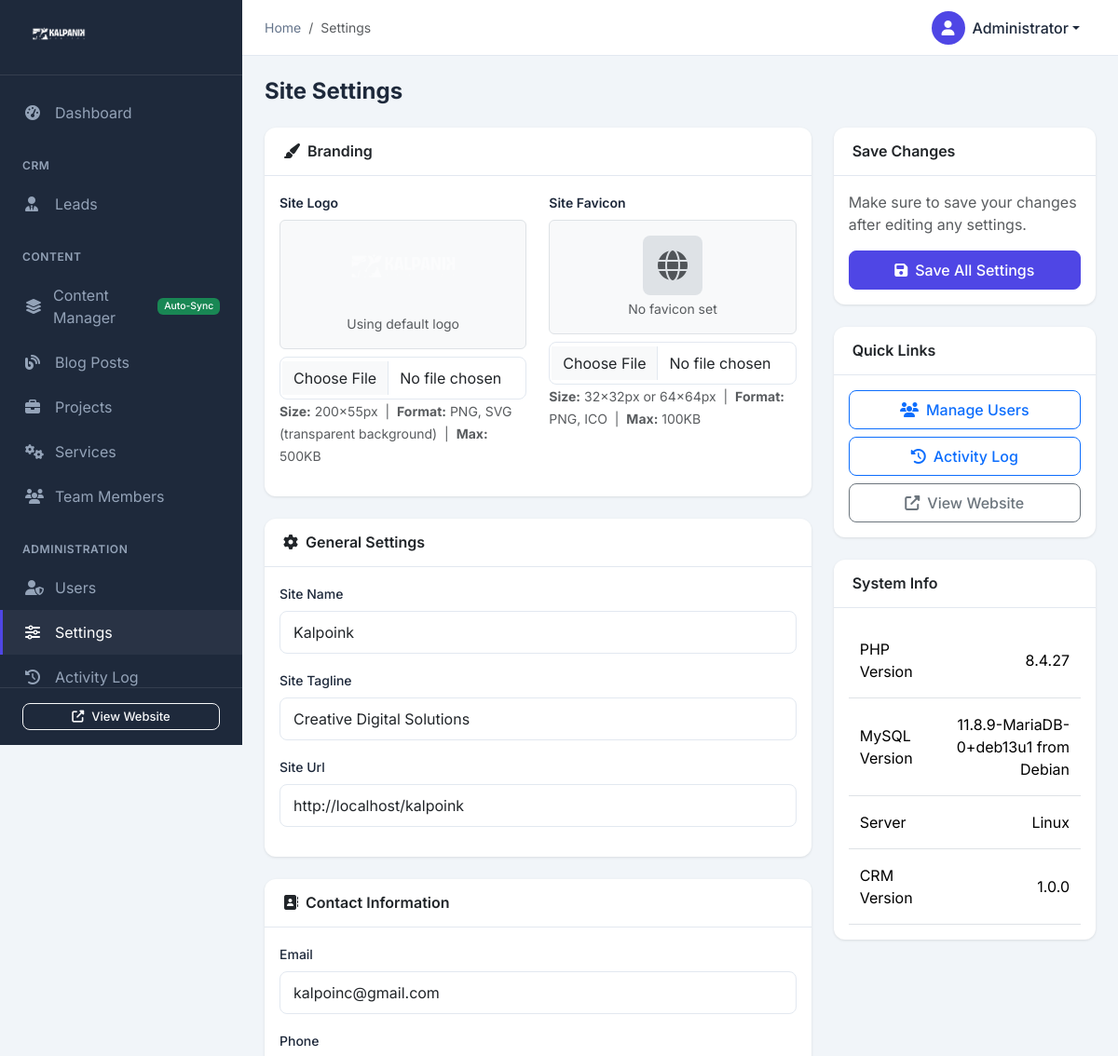
The app's page /admin/settings.php (signed in, upper part), older data.
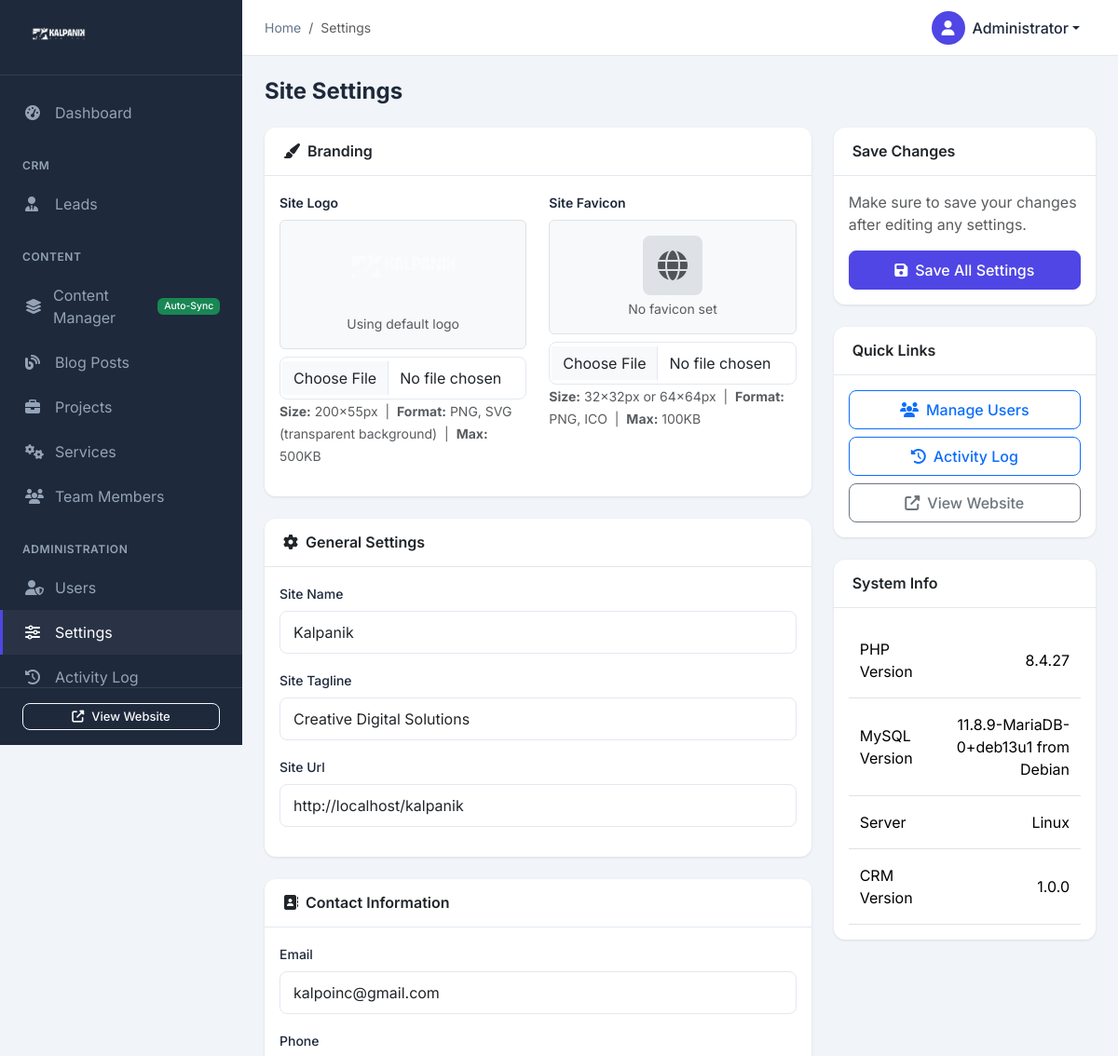
The same page, newer data.
### tables this page shows
CREATE TABLE IF NOT EXISTS users (
    id INT AUTO_INCREMENT PRIMARY KEY,
    username VARCHAR(50) NOT NULL UNIQUE,
    email VARCHAR(100) NOT NULL UNIQUE,
    password VARCHAR(255) NOT NULL,
    full_name VARCHAR(100) NOT NULL,
    role ENUM('admin', 'editor', 'viewer') DEFAULT 'editor',
    avatar VARCHAR(255) DEFAULT NULL,
    is_active TINYINT(1) DEFAULT 1,
    last_login DATETIME DEFAULT NULL,
    created_at TIMESTAMP DEFAULT CURRENT_TIMESTAMP,
    updated_at TIMESTAMP DEFAULT CURRENT_TIMESTAMP ON UPDATE CURRENT_TIMESTAMP
);

CREATE TABLE IF NOT EXISTS settings (
    id INT AUTO_INCREMENT PRIMARY KEY,
    setting_key VARCHAR(100) NOT NULL UNIQUE,
    setting_value TEXT DEFAULT NULL,
    setting_type ENUM('text', 'textarea', 'number', 'boolean', 'json') DEFAULT 'text',
    category VARCHAR(50) DEFAULT 'general',
    created_at TIMESTAMP DEFAULT CURRENT_TIMESTAMP,
    updated_at TIMESTAMP DEFAULT CURRENT_TIMESTAMP ON UPDATE CURRENT_TIMESTAMP
);

### admin/config/auth.php (called while the page is built, shortened)
<?php
function getCurrentUser() {
    $db = getDB();
    $stmt = $db->prepare("SELECT id, username, email, full_name, role, avatar, last_login FROM users WHERE id = ? AND is_active = 1");
    $stmt->execute([$_SESSION['admin_user_id']]);
    return $stmt->fetch();
}
function getBaseUrl() {
    if ($_SERVER['SERVER_NAME'] === 'localhost' || $_SERVER['SERVER_NAME'] === '127.0.0.1') {
        return '/kalpanik/';
    } else {
        return '/';
    }
}
function getAdminUrl($path = '') {
    $baseUrl = getBaseUrl() . 'admin/';
    return $baseUrl . ltrim($path, '/');
}
?>

### admin/settings.php (the view, shortened to what the rows shown need)
<?php
require_once __DIR__ . '/config/auth.php';
require_once __DIR__ . '/includes/header.php';
$stmt = $db->query("SELECT * FROM settings ORDER BY category, id");
$allSettings = $stmt->fetchAll();
$settings = [];
foreach ($allSettings as $setting) {
    $settings[$setting['category']][] = $setting;
}
?>
<div class="page-header">
    <h1 class="page-title">Site Settings</h1>
</div>
<form method="POST" action="settings.php" enctype="multipart/form-data">
    <div class="row">
        <div class="col-lg-8">
            <div class="card">
                <div class="card-body">
                    <?php if (isset($settings['general'])): ?>
                    <?php foreach ($settings['general'] as $setting): ?>
                    <div class="mb-3">
                        <label for="<?php echo $setting['setting_key']; ?>" class="form-label">
                            <?php echo ucwords(str_replace('_', ' ', $setting['setting_key'])); ?>
                        </label>
                        <?php if ($setting['setting_type'] === 'textarea'): ?>
                        <textarea class="form-control" id="<?php echo $setting['setting_key']; ?>"
                                  name="settings[<?php echo $setting['setting_key']; ?>]" rows="3"><?php echo htmlspecialchars($setting['setting_value']); ?></textarea>
                        <?php else: ?>
                        <input type="text" class="form-control" id="<?php echo $setting['setting_key']; ?>"
                               name="settings[<?php echo $setting['setting_key']; ?>]"
                               value="<?php echo htmlspecialchars($setting['setting_value']); ?>">
                        <?php endif; ?>
                    </div>
                    <?php endforeach; ?>
                    <?php endif; ?>
                </div>
            </div>
            <div class="card">
                <div class="card-body">
                    <?php if (isset($settings['contact'])): ?>
                    <?php foreach ($settings['contact'] as $setting): ?>
                    <div class="mb-3">
                        <label for="<?php echo $setting['setting_key']; ?>" class="form-label">
                            <?php echo ucwords(str_replace(['contact_', '_'], ['', ' '], $setting['setting_key'])); ?>
                        </label>
                        <?php if ($setting['setting_type'] === 'textarea'): ?>
                        <textarea class="form-control" id="<?php echo $setting['setting_key']; ?>"
                                  name="settings[<?php echo $setting['setting_key']; ?>]" rows="3"><?php echo htmlspecialchars($setting['setting_value']); ?></textarea>
                        <?php else: ?>
                        <input type="text" class="form-control" id="<?php echo $setting['setting_key']; ?>"
                               name="settings[<?php echo $setting['setting_key']; ?>]"
                               value="<?php echo htmlspecialchars($setting['setting_value']); ?>">
                        <?php endif; ?>
                    </div>
                    <?php endforeach; ?>
                    <?php endif; ?>
                </div>
            </div>
        </div>
    </div>
</form>
<?php require_once __DIR__ . '/includes/footer.php'; ?>

### admin/includes/header.php (shortened to what the rows shown need)
<?php
require_once __DIR__ . '/../config/auth.php';
$currentUser = getCurrentUser();
?>
<!DOCTYPE html>
<html lang="en">
<head>
    <link href="https://cdn.jsdelivr.net/npm/bootstrap@5.3.2/dist/css/bootstrap.min.css" rel="stylesheet">
    <link rel="stylesheet" href="https://cdnjs.cloudflare.com/ajax/libs/font-awesome/6.5.1/css/all.min.css">
    <link href="https://cdn.datatables.net/1.13.7/css/dataTables.bootstrap5.min.css" rel="stylesheet">
    <link rel="stylesheet" href="<?php echo getAdminUrl('assets/css/admin.css'); ?>">
</head>
<body>
    <div class="main-content" id="mainContent">
        <nav class="topbar">
            <div class="topbar-right">
                <div class="dropdown">
                    <button class="btn btn-link dropdown-toggle user-dropdown" type="button" data-bs-toggle="dropdown">
                        <div class="user-avatar">
                            <?php if ($currentUser['avatar']): ?>
                                <img src="<?php echo $currentUser['avatar']; ?>" alt="Avatar">
                            <?php else: ?>
                                <i class="fas fa-user"></i>
                            <?php endif; ?>
                        </div>
                        <span class="d-none d-md-inline"><?php echo htmlspecialchars($currentUser['full_name']); ?></span>
                    </button>
                </div>
            </div>
        </nav>
        <div class="content-wrapper">

Row changes from the older to the newer data that the page shows:
changed settings "Site Name": setting_value "Kalpoink" → "Kalpanik"
changed settings "Site Url": setting_value "http://localhost/kalpoink" → "http://localhost/kalpanik"
